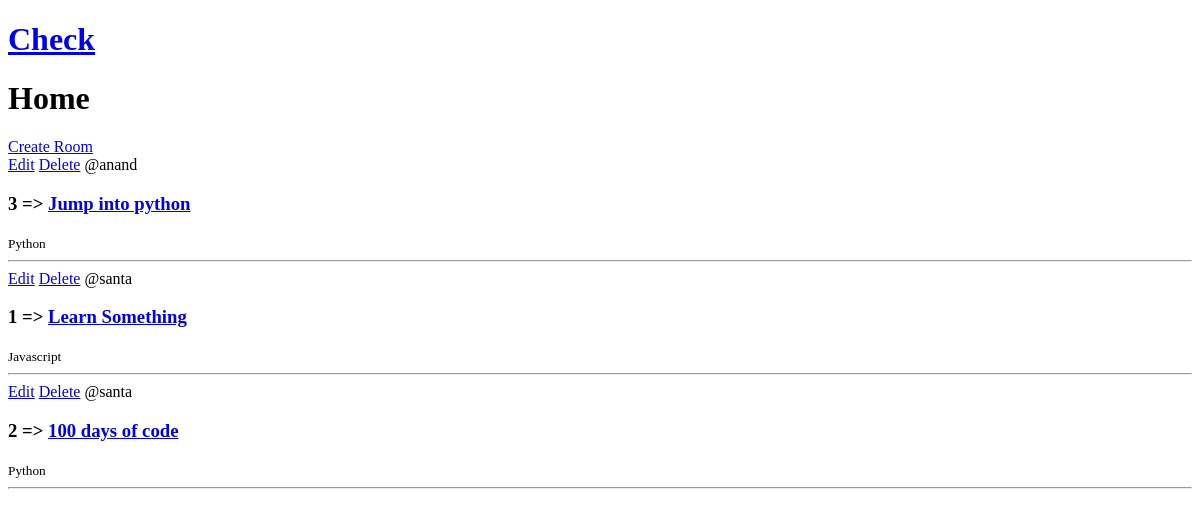
The app's page /, older data.
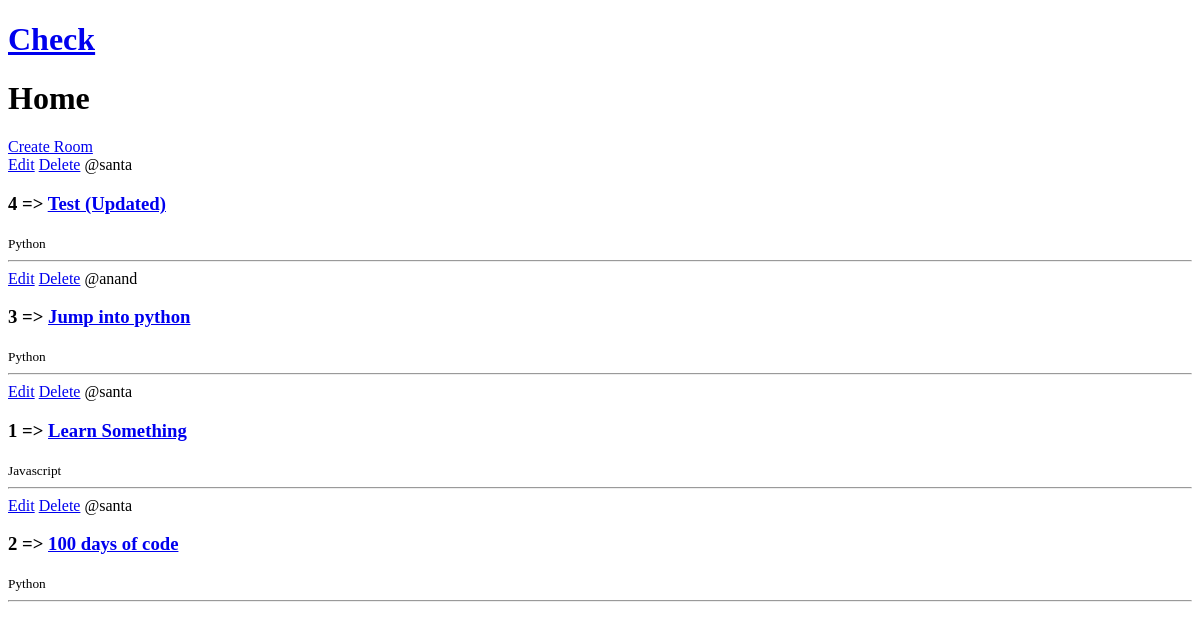
The same page, newer data.
### base/models.py (models this page shows, shortened)
class Room(models.Model):
    host = models.ForeignKey(User, on_delete = models.CASCADE, null = True)
    topic = models.ForeignKey(Topic, on_delete = models.SET_NULL, null = True)
    name = models.CharField(max_length = 200)
    description = models.TextField(null = True, blank = True)
    updated = models.DateTimeField(auto_now = True)
    created = models.DateTimeField(auto_now_add = True)
    class Meta:
        ordering = ['-updated', '-created']

class Topic(models.Model):
    name = models.CharField(max_length = 150)
    def __str__(self):
        return self.name

### base/views.py (the view)
# urls.py: path('', views.home, name = 'home'),
def home(request):
    rooms = Room.objects.all()
    return render(request,'base/home.html', {'rooms': rooms})

### base/templates/base/home.html (shortened to what this page needs)
<!DOCTYPE html>
<html lang="en">
<head>
</head>
<body>
    {% extends 'main.html' %}
    {% block content%}
    <h1>Home</h1>
    <div>
        <a href="{% url 'create-room' %}">Create Room</a>
        <div>
            {% for room in rooms %}
                <div>
                    <a href="{% url 'update-room' room.id %}">Edit</a>
                    <a href="{% url 'delete-room' room.id %}">Delete</a>
                    <span> @{{room.host.username}}</span>
                    <h3> {{room.id}} => <a href="{% url 'room' room.id %}">{{room.name}}</a> </h3>
                    <small>{{room.topic}}</small>
                    <hr />
                </div>
            {% endfor %}
        </div>
    </div>
    {% endblock content%}

Row changes from the older to the newer data that the page shows:
added Room: host.username "santa", id "4", name "Test (Updated)", topic "Python"
